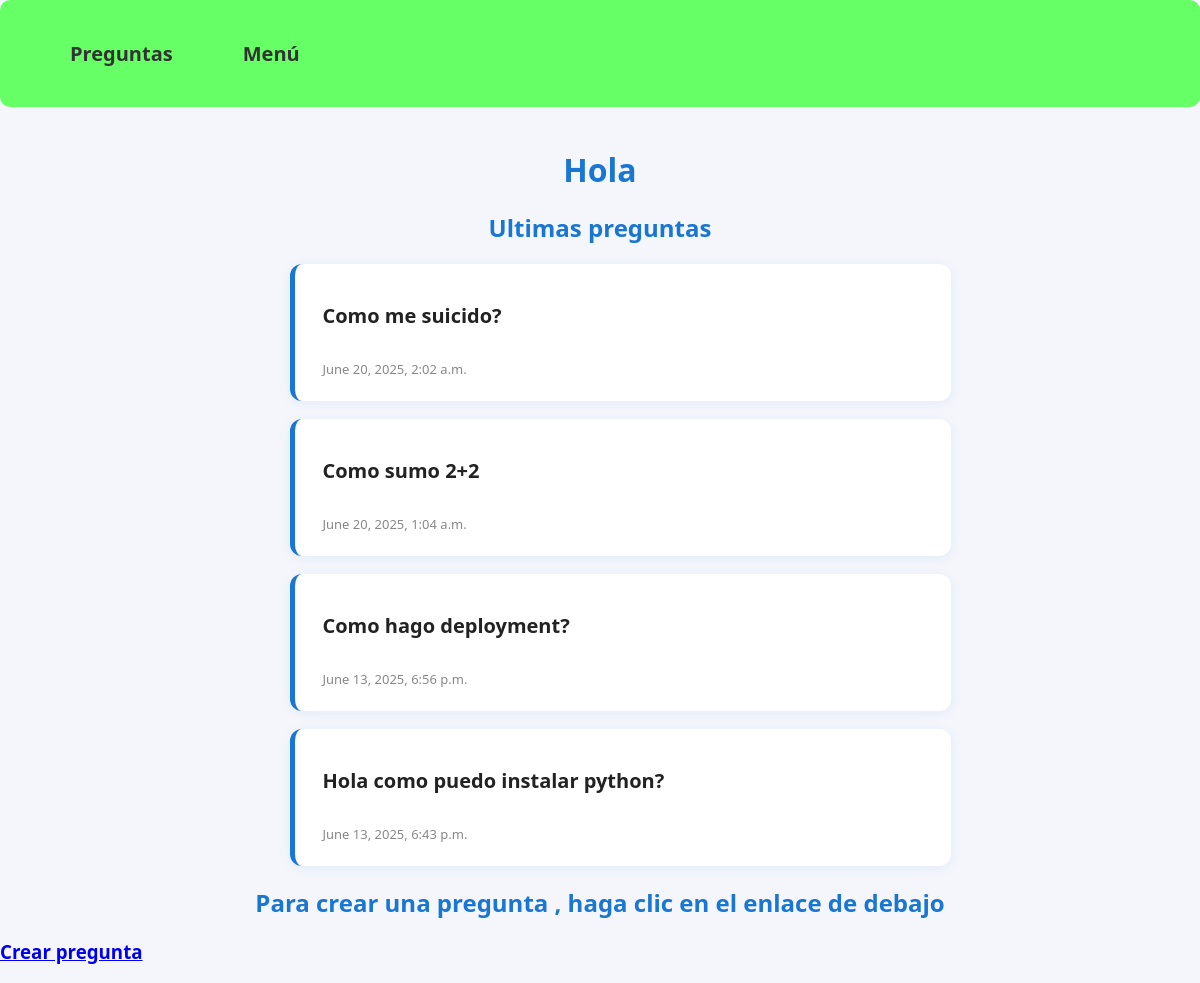
The app's page /, older data.
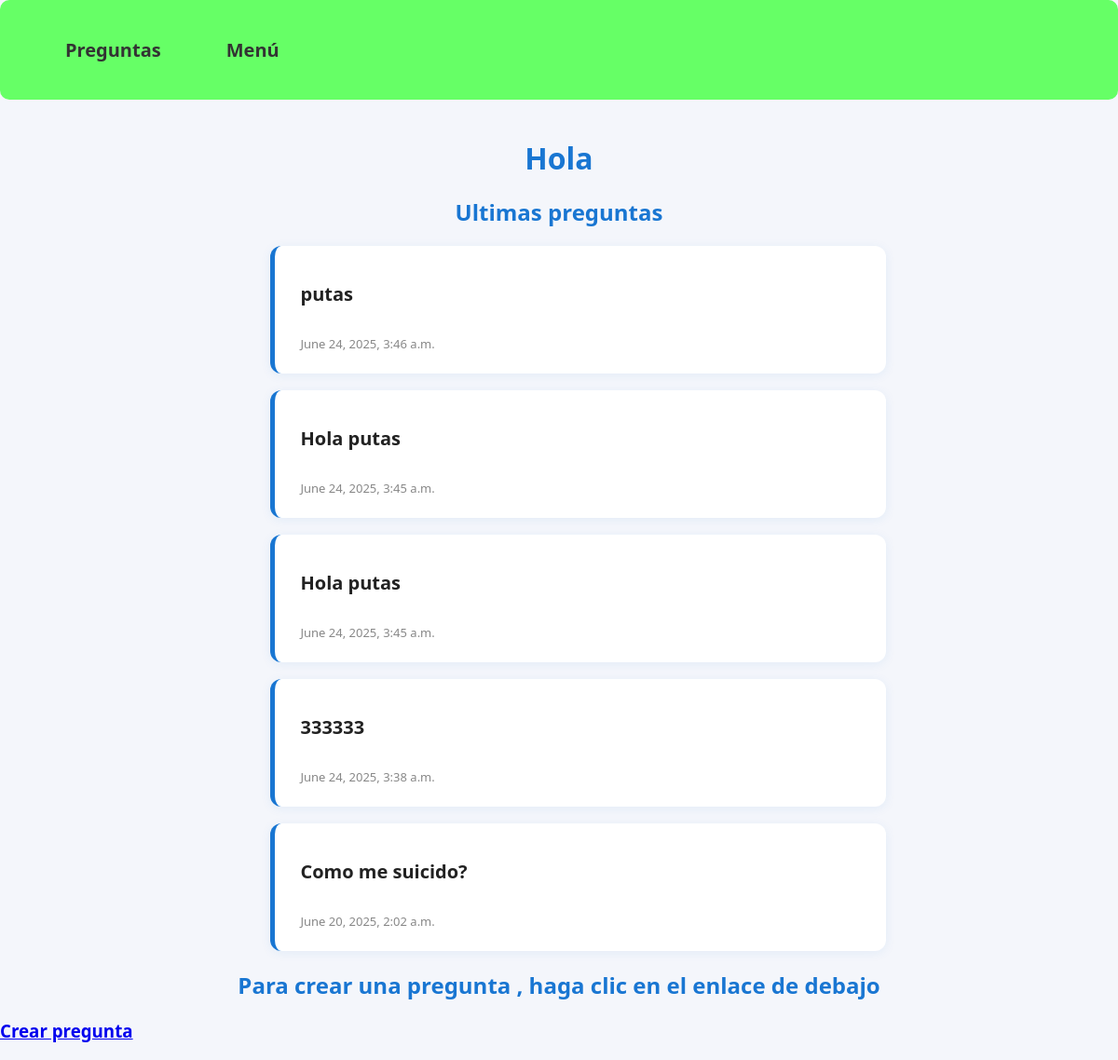
The same page, newer data.
### polls_app/models.py (models this page shows, shortened)
class Question(models.Model):
    pregunta=models.CharField(max_length=1500, help_text="Escriba la pregunta que desea realizar")
    fecha_publicacion=models.DateTimeField(auto_now_add=True)

### polls_app/views.py (the view)
# urls.py: path("", home, name="inicio" ),
def home(request):
    ultimas_preguntas=models.Question.objects.all().order_by("-fecha_publicacion")[:5]
    return render(request, "index.html",{"preguntas":ultimas_preguntas})

### polls_app/templates/index.html
{% extends 'base.html' %}
{% block content %}
{% load static %}
<link rel="stylesheet" href="{% static 'index.css' %}">
    <h1>Hola</h1>
    <h2>Ultimas preguntas</h2>
    {% for pregunta in preguntas  %}
    <ul>
        <li class="lista"><p class="pregunta">{{pregunta.pregunta}}</p> <p class="fecha"><br>{{pregunta.fecha_publicacion}}</p> </li>
    </ul>
    {% endfor %}
    <h2>Para crear una pregunta , haga clic en el enlace de debajo</h2>
    <a href="{%url "formulario"%}"><h3>Crear pregunta</h3></a>
{% endblock content %}

Row changes from the older to the newer data that the page shows:
no longer on this page (row unchanged): Question: pregunta "Como sumo 2+2", fecha_publicacion "June 20, 2025, 1:04 a.m."
no longer on this page (row unchanged): Question: pregunta "Como hago deployment?", fecha_publicacion "June 13, 2025, 6:56 p.m."
no longer on this page (row unchanged): Question: pregunta "Hola como puedo instalar python?", fecha_publicacion "June 13, 2025, 6:43 p.m."
added Question: pregunta "putas", fecha_publicacion "June 24, 2025, 3:46 a.m."
added Question: pregunta "Hola putas", fecha_publicacion "June 24, 2025, 3:45 a.m."
added Question: pregunta "Hola putas", fecha_publicacion "June 24, 2025, 3:45 a.m."
added Question: pregunta "333333", fecha_publicacion "June 24, 2025, 3:38 a.m."
